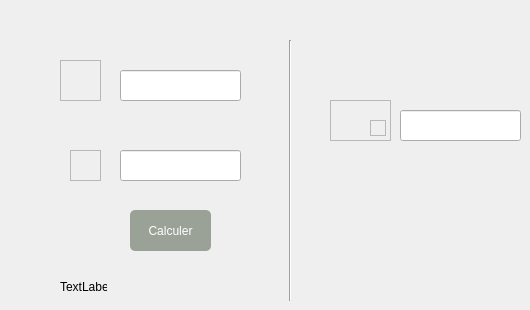
            <widget class="QWidget" name="ray_alpha">
             <attribute name="title">
              <string>Rayon du courbure selon l'azimut ALPHA</string>
             </attribute>
             <widget class="QPushButton" name="fct4_cal3">
              <property name="geometry">
               <rect>
                <x>130</x>
                <y>210</y>
                <width>81</width>
                <height>41</height>
               </rect>
              </property>
              <property name="cursor">
               <cursorShape>PointingHandCursor</cursorShape>
              </property>
              <property name="styleSheet">
               <string notr="true">QPushButton{
   padding: 5px 10px;
   border: none;
   border-radius: 5px;
   background-color: #9aa298;
   color: #fff;
}
QPushButton:hover{
   background-color: #101010;
}</string>
              </property>
              <property name="text">
               <string>Calculer</string>
              </property>
             </widget>
             <widget class="Line" name="line_8">
              <property name="geometry">
               <rect>
                <x>280</x>
                <y>40</y>
                <width>20</width>
                <height>261</height>
               </rect>
              </property>
              <property name="orientation">
               <enum>Qt::Vertical</enum>
              </property>
             </widget>
             <widget class="QLineEdit" name="fct4_psi1">
              <property name="geometry">
               <rect>
                <x>120</x>
                <y>70</y>
                <width>121</width>
                <height>31</height>
               </rect>
              </property>
             </widget>
             <widget class="QFrame" name="frame_30">
              <property name="geometry">
               <rect>
                <x>60</x>
                <y>60</y>
                <width>41</width>
                <height>41</height>
               </rect>
              </property>
              <property name="styleSheet">
               <string notr="true">image: url(:/buttons/psi.png);</string>
              </property>
              <property name="frameShape">
               <enum>QFrame::StyledPanel</enum>
              </property>
              <property name="frameShadow">
               <enum>QFrame::Raised</enum>
              </property>
             </widget>
             <widget class="QLineEdit" name="fct4_ralpha">
              <property name="geometry">
               <rect>
                <x>400</x>
                <y>110</y>
                <width>121</width>
                <height>31</height>
               </rect>
              </property>
             </widget>
             <widget class="QFrame" name="frame_5">
              <property name="geometry">
               <rect>
                <x>330</x>
                <y>100</y>
                <width>61</width>
                <height>41</height>
               </rect>
              </property>
              <property name="styleSheet">
               <string notr="true">image: url(:/buttons/R.png);</string>
              </property>
              <property name="frameShape">
               <enum>QFrame::StyledPanel</enum>
              </property>
              <property name="frameShadow">
               <enum>QFrame::Raised</enum>
              </property>
              <widget class="QFrame" name="frame_33">
               <property name="geometry">
                <rect>
                 <x>40</x>
                 <y>20</y>
                 <width>16</width>
                 <height>16</height>
                </rect>
               </property>
               <property name="styleSheet">
                <string notr="true">image: url(:/buttons/R.png);
image: url(:/buttons/alpha.png);</string>
               </property>
               <property name="frameShape">
                <enum>QFrame::StyledPanel</enum>
               </property>
               <property name="frameShadow">
                <enum>QFrame::Raised</enum>
               </property>
              </widget>
             </widget>
             <widget class="QFrame" name="frame_31">
              <property name="geometry">
               <rect>
                <x>70</x>
                <y>150</y>
                <width>31</width>
                <height>31</height>
               </rect>
              </property>
              <property name="styleSheet">
               <string notr="true">image: url(:/buttons/alpha.png);</string>
              </property>
              <property name="frameShape">
               <enum>QFrame::StyledPanel</enum>
              </property>
              <property name="frameShadow">
               <enum>QFrame::Raised</enum>
              </property>
             </widget>
             <widget class="QLineEdit" name="fct4_alpha">
              <property name="geometry">
               <rect>
                <x>120</x>
                <y>150</y>
                <width>121</width>
                <height>31</height>
               </rect>
              </property>
             </widget>
             <widget class="QLabel" name="page4_erreur3">
              <property name="geometry">
               <rect>
                <x>60</x>
                <y>280</y>
                <width>47</width>
                <height>13</height>
               </rect>
              </property>
              <property name="text">
               <string>TextLabel</string>
              </property>
             </widget>
            </widget>
